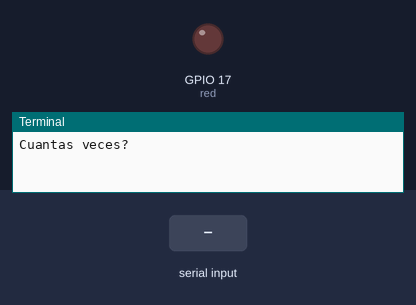
The program below on a simulated Raspberry Pi (BCM pin numbers). Parts: output pins drawn as LEDs (lit = HIGH), the last lines printed to the terminal. Dashed ring = blinking. The inputs (shaded band) are chosen by the test bench. At 11.3 s the program stops and its outputs stay as they are.

Above: at 1.2 s.
1.3 s: "5" typed at the terminal, then Enter
At 2.1 s:
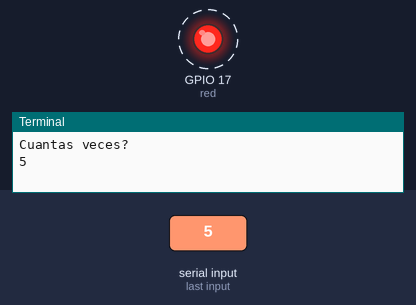
Timing chart, 0 to 11.8 s (numbered marks = the images above; inputs shaded):
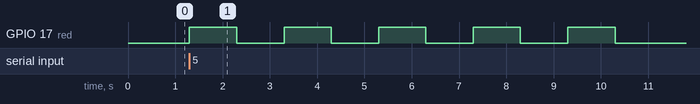

The program:

RPi-1-blink.py
```python
#!/usr/bin/env python3
########################################################################
# Filename    : RPi-1-blink.py
# Description : Prende y apaga un LED por [n] veces.
# Author      : jcondea
# modification: 2020/10/06
########################################################################
import time
import RPi.GPIO as GPIO
#GPIO.setmode(GPIO.BOARD)
#red=11
GPIO.setmode(GPIO.BCM)
red=17
GPIO.setup(red, GPIO.OUT)
blink_num = int(input("Cuantas veces?"))
for i in range(0,blink_num):
    GPIO.output(red,True)
    time.sleep(1)
    GPIO.output(red,False)
    time.sleep(1)
GPIO.cleanup()
```

Measured:
- after the input at 1.3 s, GPIO 17 (red): alternates HIGH for 1.0 s and LOW for 1.0 s, starting at once
